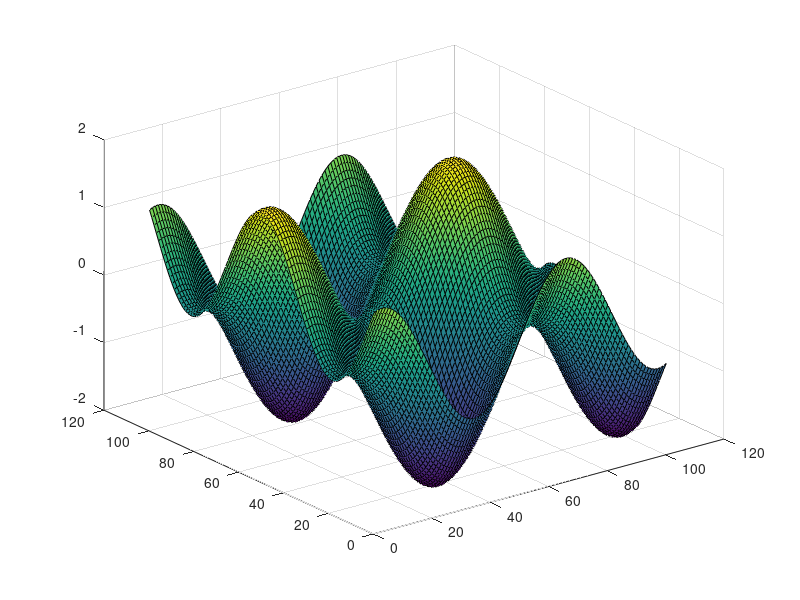

The MATLAB source for this figure:
funkceDvouPromennych = @( x, y ) sin( x ) + cos(y)
[ x, y ] = meshgrid( -5: 0.1: 5 , -5: 0.1: 5  )

f_val = funkceDvouPromennych( x, y );
surf( f_val )

print -dpng fce_vice_promennych.png

